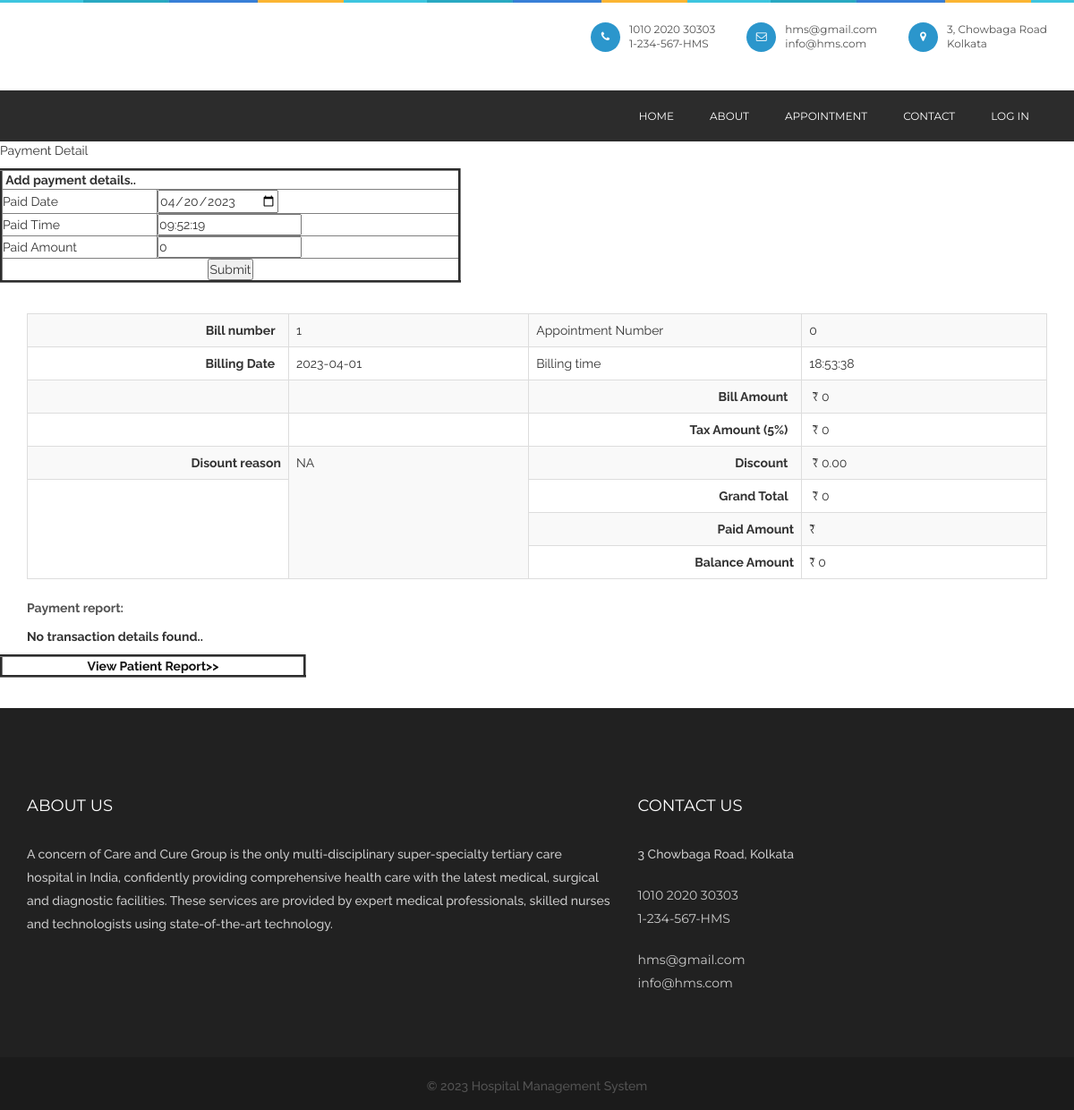
The app's page /payment.php with its own data.
### tables this page shows
CREATE TABLE IF NOT EXISTS `billing` (
  `billingid` int(10) NOT NULL AUTO_INCREMENT,
  `patientid` int(10) NOT NULL,
  `appointmentid` int(10) NOT NULL,
  `billingdate` date NOT NULL,
  `billingtime` time NOT NULL,
  `discount` float(10,2) NOT NULL,
  `taxamount` float(10,2) NOT NULL,
  `discountreason` text NOT NULL,
  `discharge_time` time NOT NULL,
  `discharge_date` date NOT NULL,
  PRIMARY KEY (`billingid`)
);

### viewpaymentreport.php (the view, shortened to what this page needs)
<?php
include("dbconnection.php");
?>
 <section class="container">
<?php
$sqlbilling_records ="SELECT * FROM billing WHERE appointmentid='$billappointmentid'";
$qsqlbilling_records = mysqli_query($con,$sqlbilling_records);
$rsbilling_records = mysqli_fetch_array($qsqlbilling_records);
?>
 	<table class="table table-bordered table-striped">
      <tbody>
        <tr>
          <th scope="col"><div align="right">Bill number &nbsp; </div></th>
          <td><?php echo $rsbilling_records[billingid]; ?></td>
          <td>Appointment Number &nbsp;</td>
          <td><?php echo $rsbilling_records[appointmentid]; ?></td>
        </tr>
        <tr>
          <th width="442" scope="col"><div align="right">Billing Date &nbsp; </div></th>
          <td width="413"><?php echo $rsbilling_records[billingdate]; ?></td>
          <td width="413">Billing time&nbsp; </td>
          	<td width="413"><?php echo $rsbilling_records[billingtime] ; ?></td>
        </tr>
		<tr>
          <th scope="col"><div align="right"></div></th>
          <td></td>
          <th scope="col"><div align="right">Bill Amount &nbsp; </div></th>
          <td><?php
		$billamt= 0;
?>
  &nbsp;₹ <?php echo $billamt; ?></td>
        </tr>
        <tr>
          <th width="442" scope="col"><div align="right"></div></th>
          <td width="413">&nbsp;</td>
          <th width="442" scope="col"><div align="right">Tax Amount (5%) &nbsp; </div></th>
          <td width="413">&nbsp;₹ <?php echo $taxamt = 5 * ($billamt / 100); ?></td>
       	</tr>
		<tr>
		  <th scope="col"><div align="right">Disount reason</div></th>
		  <td rowspan="4" valign="top"><?php echo $rsbilling_records[discountreason]; ?></td>
		  <th scope="col"><div align="right">Discount &nbsp; </div></th>
		  <td>&nbsp;₹ <?php echo $rsbilling_records[discount]; ?></td>
	    </tr>
		<tr>
		  <th rowspan="3" scope="col">&nbsp;</th>
		  <th scope="col"><div align="right">Grand Total &nbsp; </div></th>
		  <td>&nbsp;₹ <?php echo $grandtotal = ($billamt + $taxamt)  - $rsbilling_records[discount] ; ?></td>
	    </tr>
		<tr>
		  <th scope="col"><div align="right">Paid Amount </div></th>
		  <td>₹ <?php
		  	$sqlpayment ="SELECT sum(paidamount) FROM payment where appointmentid='$billappointmentid'";
			$qsqlpayment = mysqli_query($con,$sqlpayment);
			$rspayment = mysqli_fetch_array($qsqlpayment);
		   ?></td>
	    </tr>
		<tr>
		  <th scope="col"><div align="right">Balance Amount</div></th>
		  <td>₹ <?php echo $balanceamt = $grandtotal - $rspayment[0]  ; ?></td>
	    </tr>
      </tbody>
    </table>
   <p><strong>Payment report:</strong></p>
<?php
$sqlpayment = "SELECT * FROM payment where appointmentid='$billappointmentid'";
$qsqlpayment = mysqli_query($con,$sqlpayment);
if(mysqli_num_rows($qsqlpayment) == 0)
{
	echo "<strong>No transaction details found..</strong>";
}
?>
</section>

### css/style.css (style rules this page uses)
* { margin: 0px; padding: 0px; }
body { background: #fff; font-weight: normal; position: relative; font-size: 14px; font-family: "Raleway", sans-serif; }
p { color: #535353; font-size: 14px; letter-spacing: 0px; line-height: 24px; font-weight: 500; text-rendering: optimizeLegibility; }
section { position: relative; width: 100%; background: #fff; }

### records on screen
billing: billingid "1", appointmentid "0", billingdate "2023-04-01", billingtime "18:53:38", discountreason "NA", discount "0.00", discount "0"

### other values on screen
$billamt "0"
$taxamt = 5 * ($billamt / 100) "0"
$balanceamt = $grandtotal - $rspayment[0] "0"
